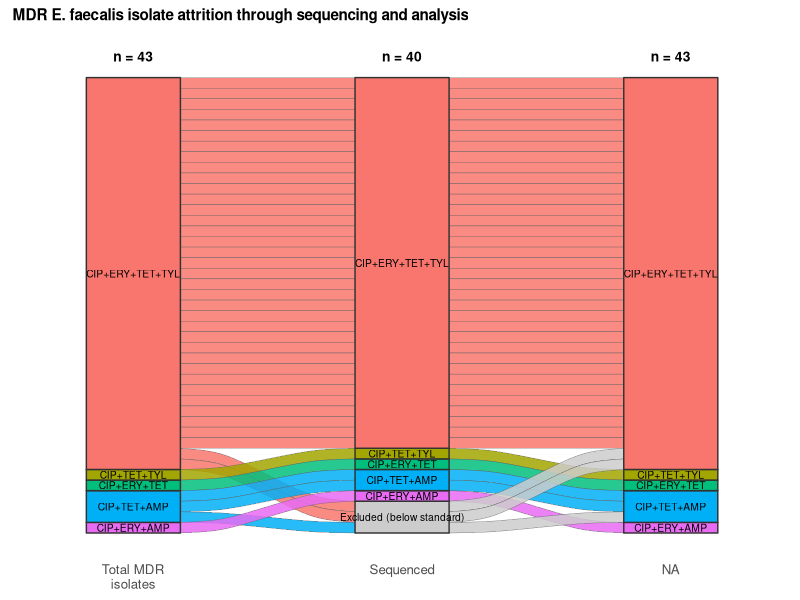
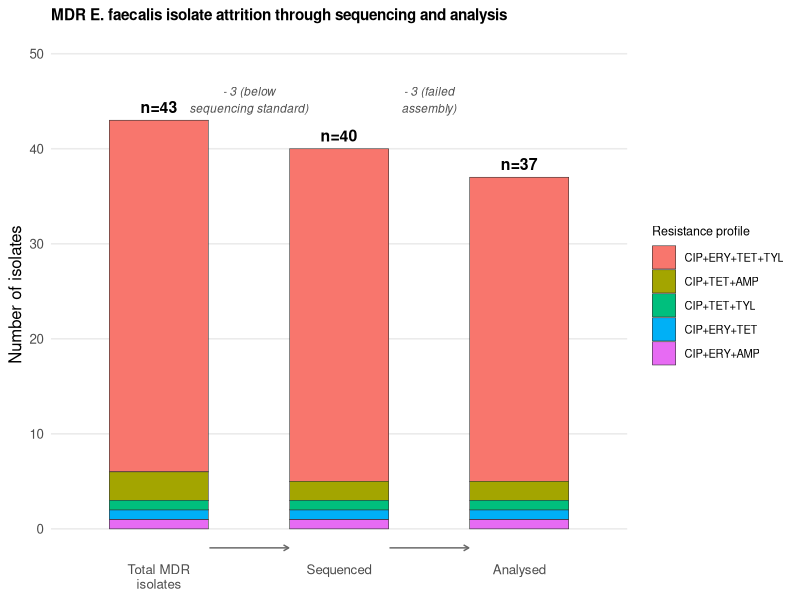
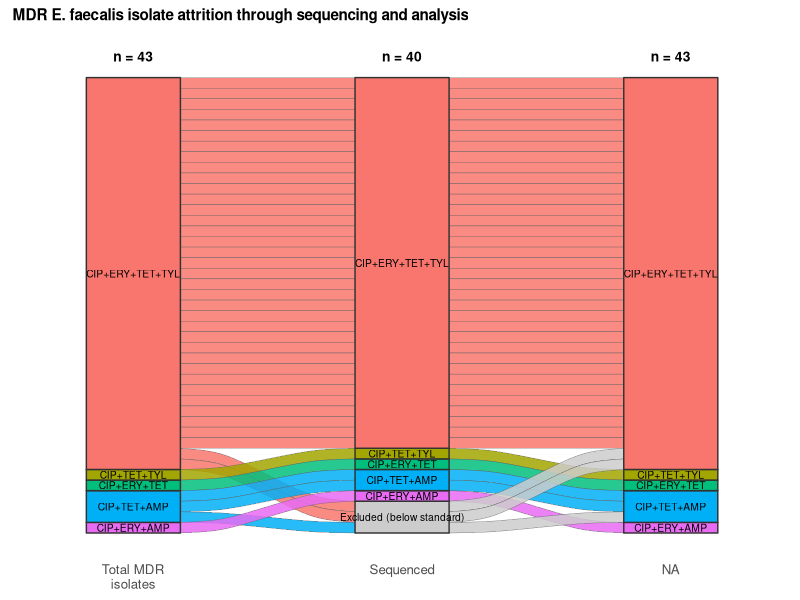
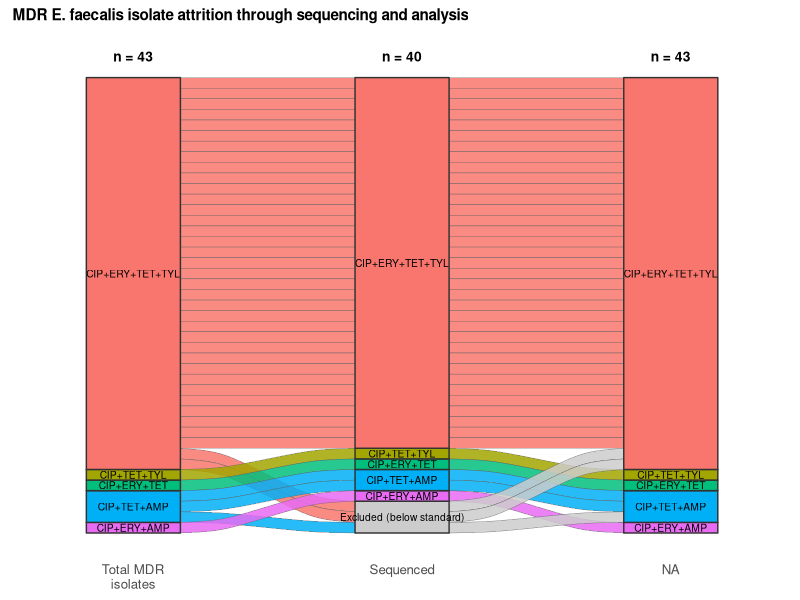

Recreate these plots in R, in order.
# ============================================================
# MDR isolate attrition Sankey/alluvial plot
# Total MDR isolates -> Sequenced -> Analysed
# Author: N. Gonzalez | Chapter 3
# ============================================================

library(tidyverse)
library(ggalluvial)

# ------------------------------------------------------------
# 1. EDIT THIS: one row per isolate, with its resistance profile
#    and the stage it reached (NA / "Excluded_..." if dropped out)
# ------------------------------------------------------------
# Build isolate-level table. Replace n= values with your real counts.
# profile = resistance phenotype string (as in your sketch)

profiles <- tribble(
  ~profile,            ~n,
  "CIP+ERY+TET+TYL",    37,
  "CIP+TET+TYL",        1,
  "CIP+ERY+TET",       1,  
  "CIP+TET+AMP",        3,
  "CIP+ERY+AMP",        1
)
# should sum to your starting N (43 here) - check:
sum(profiles$n)

# Expand to isolate-level rows
isolates <- profiles %>%
  uncount(n) %>%
  mutate(id = row_number())

# ------------------------------------------------------------
# 2. Assign exclusions at each stage
#    - lost_seq: isolates that failed to meet sequencing standard (lost between MDR -> Sequenced)
#    - lost_assembly: isolates that failed assembly (lost between Sequenced -> Analysed)
#    EDIT: put the actual isolate ids you excluded, or just set n_lost1 / n_lost2
#    and this will randomly (reproducibly) pick which ones drop out.
# ------------------------------------------------------------
set.seed(43)
n_total   <- nrow(isolates)
n_lost1   <- 3   # didn't meet sequencing standard
n_lost2   <- 3   # failed assembly (drawn from those that WERE sequenced)

lost1_ids <- sample(isolates$id, n_lost1)
remaining_after_seq <- setdiff(isolates$id, lost1_ids)
lost2_ids <- sample(remaining_after_seq, n_lost2)

isolates <- isolates %>%
  mutate(
    stage_MDR      = profile,   # everyone starts here with their profile
    stage_Sequenced = case_when(
      id %in% lost1_ids ~ "Excluded (below standard)",
      TRUE               ~ profile
    ),
    stage_Analysed = case_when(
      id %in% lost1_ids ~ "Excluded (below standard)",
      id %in% lost2_ids ~ "Excluded (no assembly)",
      TRUE               ~ profile
    )
  )

# ------------------------------------------------------------
# 3. Convert to lodes (long) format for ggalluvial
# ------------------------------------------------------------
alluvial_data <- isolates %>%
  select(id, profile, stage_MDR, stage_Sequenced, stage_Analysed) %>%
  to_lodes_form(axes = 2:4, id = "id") %>%
  rename(stage = x, value = stratum)

# order stages left to right
alluvial_data$stage <- factor(
  alluvial_data$stage,
  levels = c("stage_MDR", "stage_Sequenced", "stage_Analysed"),
  labels = c("Total MDR\nisolates", "Sequenced", "Analysed")
)

# make sure "Excluded" categories sit at bottom of stack, greyed out
excl_levels <- unique(alluvial_data$value[grepl("Excluded", alluvial_data$value)])
profile_levels <- setdiff(unique(alluvial_data$value), excl_levels)
alluvial_data$value <- factor(alluvial_data$value,
                              levels = c(profile_levels, excl_levels))

# ------------------------------------------------------------
# 4. Colour palette: profiles get colour, exclusions get grey
# ------------------------------------------------------------
n_profiles <- length(profile_levels)
profile_cols <- setNames(
  scales::hue_pal()(n_profiles),
  profile_levels
)
excl_cols <- setNames(rep("grey80", length(excl_levels)), excl_levels)
fill_cols <- c(profile_cols, excl_cols)

# ------------------------------------------------------------
# 5. Plot
# ------------------------------------------------------------
p <- ggplot(alluvial_data,
            aes(x = stage, stratum = value, alluvium = id,
                y = 1, fill = value, label = value)) +
  geom_flow(stat = "alluvium", lode.guidance = "frontback",
            color = "grey40", linewidth = 0.15, alpha = 0.85) +
  geom_stratum(width = 0.35, color = "grey20") +
  geom_text(stat = "stratum", aes(label = after_stat(stratum)),
            size = 2.6, check_overlap = TRUE) +
  scale_fill_manual(values = fill_cols, guide = "none") +
  scale_x_discrete(expand = c(0.15, 0.15)) +
  labs(x = NULL, y = NULL,
       title = "MDR E. faecalis isolate attrition through sequencing and analysis") +
  theme_minimal(base_size = 12) +
  theme(
    axis.text.y = element_blank(),
    axis.ticks.y = element_blank(),
    panel.grid = element_blank(),
    plot.title = element_text(size = 11, face = "bold")
  )

# ------------------------------------------------------------
# 6. Annotate stage totals + losses along the top
# ------------------------------------------------------------
stage_totals <- alluvial_data %>%
  distinct(id, stage, value) %>%
  filter(!grepl("Excluded", value)) %>%
  count(stage, name = "n_remaining")

p <- p + annotate("text",
                  x = stage_totals$stage,
                  y = n_total + 2,
                  label = paste0("n = ", stage_totals$n_remaining),
                  fontface = "bold", size = 3.5)

p

ggsave("MDR_attrition_alluvial.pdf", p, width = 7, height = 5, units = "in")
ggsave("MDR_attrition_alluvial.png", p, width = 7, height = 5, units = "in", dpi = 300)



###LET'S TRY A FUNNEL BETTER: 
# ------------------------------------------------------------
# 2. Assign which isolates were lost at each stage
#    EDIT: replace sample() with explicit isolate ids if you know
#    exactly which ones failed sequencing / assembly
# ------------------------------------------------------------
set.seed(43)
n_lost1 <- 3   # didn't meet sequencing standard
n_lost2 <- 3   # failed assembly

lost1_ids <- sample(isolates$id, n_lost1)
remaining_after_seq <- setdiff(isolates$id, lost1_ids)
lost2_ids <- sample(remaining_after_seq, n_lost2)

isolates <- isolates %>%
  mutate(
    in_MDR        = TRUE,
    in_Sequenced  = !id %in% lost1_ids,
    in_Analysed   = !id %in% lost1_ids & !id %in% lost2_ids
  )

# ------------------------------------------------------------
# 3. Build long-format counts per stage x profile (only isolates present at that stage)
# ------------------------------------------------------------
stage_counts <- bind_rows(
  isolates %>% filter(in_MDR)       %>% count(profile) %>% mutate(stage = "Total MDR\nisolates"),
  isolates %>% filter(in_Sequenced) %>% count(profile) %>% mutate(stage = "Sequenced"),
  isolates %>% filter(in_Analysed)  %>% count(profile) %>% mutate(stage = "Analysed")
) %>%
  mutate(stage = factor(stage, levels = c("Total MDR\nisolates", "Sequenced", "Analysed")))

stage_totals <- stage_counts %>%
  group_by(stage) %>%
  summarise(total = sum(n), .groups = "drop")

# keep profile order consistent across bars (largest at bottom)
profile_order <- profiles %>% arrange(desc(n)) %>% pull(profile)
stage_counts$profile <- factor(stage_counts$profile, levels = profile_order)

# ------------------------------------------------------------
# 4. Loss annotation data (drawn between bars)
# ------------------------------------------------------------
loss_labels <- tibble(
  x     = c(1.5, 2.5),
  y     = c(max(stage_totals$total) * 1.05, max(stage_totals$total) * 1.05),
  label = c(paste0("- ", n_lost1, " (below\nsequencing standard)"),
            paste0("- ", n_lost2, " (failed\nassembly)"))
)

# ------------------------------------------------------------
# 5. Colour palette
# ------------------------------------------------------------
fill_cols <- setNames(scales::hue_pal()(length(profile_order)), profile_order)

# ------------------------------------------------------------
# 6. Plot
# ------------------------------------------------------------
p <- ggplot(stage_counts, aes(x = stage, y = n, fill = profile)) +
  geom_col(width = 0.55, colour = "grey20", linewidth = 0.2) +
  geom_text(data = stage_totals, aes(x = stage, y = total, label = paste0("n=", total)),
            inherit.aes = FALSE, vjust = -0.6, fontface = "bold", size = 4) +
  # funnel connector arrows between bars
    annotate("segment", x = 1.28, xend = 1.72, y = -2, yend = -2,
           arrow = arrow(length = unit(0.15, "cm")), colour = "grey40") +
  annotate("segment", x = 2.28, xend = 2.72, y = -2, yend = -2,
           arrow = arrow(length = unit(0.15, "cm")), colour = "grey40") +
  geom_text(data = loss_labels, aes(x = x, y = y, label = label),
            inherit.aes = FALSE, size = 3, colour = "grey30", fontface = "italic") +
  scale_fill_manual(values = fill_cols, name = "Resistance profile") +
  scale_y_continuous(expand = expansion(mult = c(0.02, 0.15))) +
  labs(x = NULL, y = "Number of isolates",
       title = "MDR E. faecalis isolate attrition through sequencing and analysis") +
  theme_minimal(base_size = 12) +
  theme(
    panel.grid.major.x = element_blank(),
    panel.grid.minor   = element_blank(),
    plot.title = element_text(size = 11, face = "bold"),
    legend.text = element_text(size = 8),
    legend.title = element_text(size = 9)
  )

p
